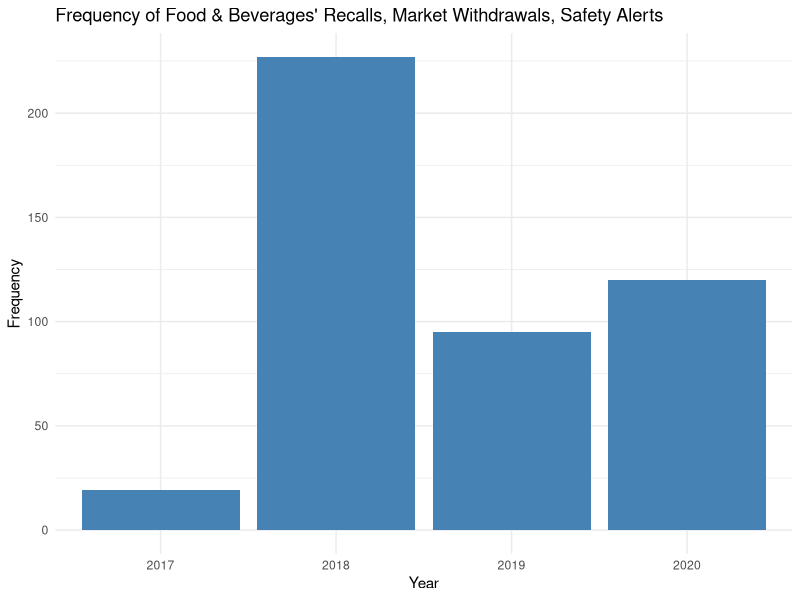

Here is the R script that generated this plot:
## ---- chunk 1
library(tidyverse)
library(ggplot2)
library(kableExtra)
## ---- chunk 2
# read the CSV file into R
alert<-read.csv("Recalls, Market Withdrawals,  Safety Alerts  FDA.csv",header = TRUE,skip=1)
## ---- chunk 3
alert<-alert%>%filter(str_detect(alert$Product.Type,"Food")==TRUE)
alert<-alert%>%filter(str_detect(alert$Product.Type,"Animal")==FALSE)
# exclude the detailed information following behind the "food&beverage"
alert$Product.Type<-alert$Product.Type%>%substr(1,16)
alert$Product.Type<-factor(alert$Product.Type)
kable(alert%>%count(Product.Type))%>%kable_styling()
## ---- chunk 4
test<-as.data.frame(alert%>%filter(str_detect(alert$Product.Type,"Food & Beverages")==FALSE & str_detect(alert$Product.Type,"Food & Beverage")==FALSE))
## ---- chunk 5
keep<-as.data.frame(alert%>%filter(str_detect(alert$Product.Description,"Natural Herbal Coffee")==TRUE))
alert<-alert%>%filter(!(str_detect(alert$Product.Type,"Food & Beverages")==FALSE & str_detect(alert$Product.Type,"Food & Beverage")==FALSE))
alert<-rbind(alert,keep)
## ---- chunk 6
alert.food<-alert[,-4]
kable(head(alert.food))%>%kable_styling()
write.csv(alert.food,"cleanedalert.food.csv", row.names = FALSE)
alert.food$Date <- as.Date(alert.food$Date, format="%d/%m/%Y")

## Tabulate
tab <- table(cut(alert.food$Date, 'year'))

## Format
df=data.frame(Year=format(as.Date(names(tab)), '%Y'),
           Frequency=as.vector(tab))

ggplot(data=df, aes(x=Year, y=Frequency)) +
  geom_bar(stat="identity", fill="steelblue")+
  theme_minimal()+
  ggtitle("Frequency of Food & Beverages' Recalls, Market Withdrawals, Safety Alerts")
